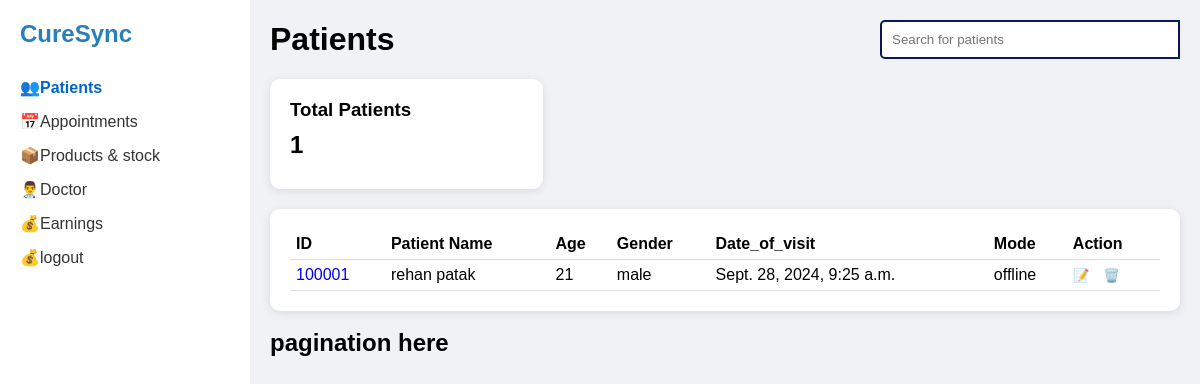
Page /opd/home/ (signed in) on the earlier database version.
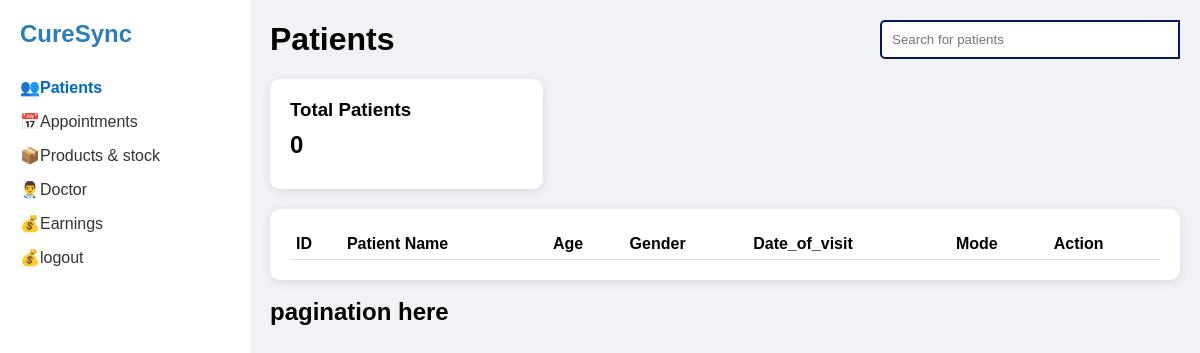
Same page on the later database version.
### opd/models.py (models this page shows, shortened)
class Opd(models.Model):
    owner = models.OneToOneField(Doctor, on_delete=models.CASCADE, related_name="opd")
    name = models.CharField("Name", max_length=255)
    no_of_beds = models.PositiveIntegerField("No of Beds", default=0)
    no_of_appointment = models.PositiveIntegerField("No of Appointment", default=0)
    created_at = models.DateTimeField(auto_now_add=True)
    id = models.UUIDField(
        default=uuid.uuid4, unique=True, primary_key=True, editable=False
    )
    @property
    def patient_count(self):
        return self.patients.count()  # type: ignore

class Patient(models.Model):
    opd = models.ForeignKey(Opd, on_delete=models.CASCADE, related_name="patients")
    offline_patient = models.OneToOneField(
        Offline_Patient,
        on_delete=models.SET_NULL,
        null=True,
        blank=True,
        related_name="offline_patients",
    )
    online_patient = models.OneToOneField(
        Profile,
        on_delete=models.CASCADE,
        null=True,
        blank=True,
        related_name="online_patients",
    )
    patient_type = models.CharField("Patient Type", max_length=30)
    patient_id = models.CharField("Patient ID", max_length=10, unique=True)
    date = models.DateTimeField(auto_now_add=True, null=True)
    description = models.TextField("Description")
    total_bill = models.DecimalField(
        "Total Bill", max_digits=10, decimal_places=2, default=0
    )
    billing_report = models.TextField("Bill Report", null=True)
    next_appointment = models.DateTimeField("Next Appointment Date", null=True)
    bed_reservation = models.PositiveIntegerField("Bed Reservation Hour", default=0)
    id = models.UUIDField(
        default=uuid.uuid4, unique=True, primary_key=True, editable=False
    )
    class Meta:
        unique_together = [["opd", "patient_id"]]
    @property
    def name(self):
        if self.online_patient is not None:
            return self.online_patient.name
        return self.offline_patient.name
    @property
    def age(self):
        if self.online_patient is not None:
            return self.online_patient.age
        return self.offline_patient.age
    @property
    def gender(self):
        if self.online_patient is not None:
            return self.online_patient.gender
        return self.offline_patient.gender

class Offline_Patient(models.Model):
    gender_type = (
        ("male", "male"),
        ("female", "female"),
    )
    name = models.CharField("Full Name", max_length=200)
    age = models.PositiveIntegerField("Age")
    gender = models.CharField("Gender", max_length=10, choices=gender_type)
    email = models.EmailField("Email", max_length=190)
    profile_image = models.ImageField(
        "Image",
        upload_to="profile/",
        default="profile/default-profile.png",
    )
    display_id = models.CharField("ID", max_length=30)
    phone_number = models.CharField("Phone Number", max_length=10)
    address = models.TextField("Address")
    medical_history = models.TextField(null=True, blank=True)
    created_at = models.DateTimeField(auto_now_add=True)
    id = models.UUIDField(
        default=uuid.uuid4, unique=True, primary_key=True, editable=False
    )

### opd/views.py (the view)
# urls.py: path("", views.home_page, name="home_page"),
@user_passes_test(is_doctor, login_url="home:home_page")
def home_page(request):
    search_query = request.GET.get("search_query", "")
    opd = request.user.doctor.opd
    if search_query:
        patients = search_patient(request, search_query)
    else:
        patients = opd.patients.all().order_by("-date")
    context = {"opd": opd, "patients": patients}
    return render(request, "opd/patient.html", context)

### opd/utils.py (called while the page is built)
def is_doctor(user):
    return user.groups.filter(name="Doctor").exists()

### opd/templates/opd/patient.html (shortened to what this page needs)
{% extends 'opd/index.html' %}
{% load static %}
{% block css %}
<link rel="stylesheet" href="{% static 'styles/patient.css' %}" />
{% endblock css %}
{% block content %}
<main class="main-content">
  <header>
    <h1>Patients</h1>
    <div class="search-bar">
      <input type="text" id="searchInput" placeholder="Search for patients" />
    </div>
  </header>
  <div class="patient-stats">
    <div class="stat-card">
      <h3>Total Patients</h3>
      <div class="stat-value">{{opd.patient_count}}</div>
    </div>
  </div>
  <div class="patient-list">
    <table>
      <thead>
        <tr>
          <th>ID</th>
          <th>Patient Name</th>
          <th>Age</th>
          <th>Gender</th>
          <th>Date_of_visit</th>
          <th>Mode</th>
          <th>Action</th>
        </tr>
      </thead>
      <tbody>
        {% if patients %}
        {% for patient in patients %}
        <tr>
          <td><a style="text-decoration: none;" href="{% url 'opd:patient_report' id=patient.id %}">
              {{patient.patient_id}}</a></td>
          <td>
            <span>{{patient.name}}</span>
          </td>
          <td>{{patient.age}}</td>
          <td>{{patient.gender}}</td>
          <td>{{patient.date}}</td>
          <td>{{patient.patient_type}}</td>
          <td>
            <button class="action-btn">📝</button>&nbsp;
            <button onclick="window.location.href='{% url 'opd:confirmation_page' %}?section=patient&id={{patient.id}}'"
              class="action-btn">🗑️</button>
          </td>
        </tr>
        {% endfor %}
        {% endif %}
      </tbody>
    </table>
  </div>
  <br />
  <h2>pagination here</h2>
</main>
{% endblock content %}

### opd/templates/opd/index.html (shortened to what this page needs)
<!doctype html>
{% load static %}
<html lang="en">
<head>
  <link rel="stylesheet" href="{% static 'styles/dashboard.css' %}" />
  {% block css %} {% endblock css %}
</head>
<body>
  <div class="dashboard-container">
    <aside class="sidebar">
      <div class="logo">
        <h2 style="color: #2a7fba">CureSync</h2>
      </div>
      <nav>
        <ul>
          <li id="patient">
            <a href="{% url 'opd:home_page' %}"><span class="icon">👥</span> Patients</a>
          </li>
          <li id="appointment">
            <a href="{% url 'opd:appointment' %}"><span class="icon">📅</span> Appointments</a>
          </li>
          <li id="product">
            <a href="{% url 'opd:product_list' %}"><span class="icon">📦</span> Products & stock</a>
          </li>
          <li id="doctor">
            <a href="{% url 'opd:doctor_profile' %}"><span class="icon">👨‍⚕️</span> Doctor</a>
          </li>
          <li id="earning">
            <a href="{% url 'opd:earning' %}"><span class="icon">💰</span> Earnings</a>
          </li>
          <li id="logout">
            <a href="{% url 'opd:logout' %}"><span class="icon">💰</span> logout</a>
          </li>
        </ul>
      </nav>
    </aside>
    {% block content %}
    {% endblock content %}
  </div>
</body>
</html>

### static/styles/dashboard.css (style rules this page uses)
* { box-sizing: border-box; margin: 0; padding: 0; }
body { font-family: Arial, sans-serif; background-color: #f0f2f5; }
.dashboard-container { display: flex; height: 100vh; }
.sidebar { width: 250px; background-color: #fff; padding: 20px; display: flex; flex-direction: column; }
.logo { display: flex; align-items: center; margin-bottom: 30px; }
.sidebar nav ul { list-style-type: none; }
.sidebar nav ul li { margin-bottom: 15px; }
.sidebar nav ul li a { text-decoration: none; color: #333; display: flex; align-items: center; }
.sidebar nav ul li.active a { color: #0066cc; font-weight: bold; }
.main-content { flex-grow: 1; padding: 20px; overflow-y: auto; }

### static/styles/patient.css (style rules this page uses)
.main-content { flex-grow: 1; padding: 20px; background-color: #f0f2f5; }
header { display: flex; justify-content: space-between; align-items: center; margin-bottom: 20px; }
.search-bar { display: flex; align-items: center; }
.search-bar input { padding: 10px; border: 2px solid #09165b; border-radius: 5px 0 0 5px; width: 300px; }
.patient-stats { display: flex; justify-content: space-between; margin-bottom: 20px; }
.stat-card { background-color: white; border-radius: 10px; padding: 20px; width: 30%; box-shadow: 0 2px 10px rgba(0, 0, 0, 0.1); }
.stat-value { font-size: 24px; font-weight: bold; margin: 10px 0; }
.patient-list { background-color: white; border-radius: 10px; padding: 20px; box-shadow: 0 2px 10px rgba(0, 0, 0, 0.1); }
table { width: 100%; border-collapse: collapse; }
th, td { text-align: left; padding: 6px; border-bottom: 1px solid #ddd; }

Differences in the rows shown:
removed Patient: patient_id "100001", name "rehan patak", age "21", gender "male", date "Sept. 28, 2024, 9:25 a.m.", patient_type "offline"
changed Opd: patient_count "1" → "0"
